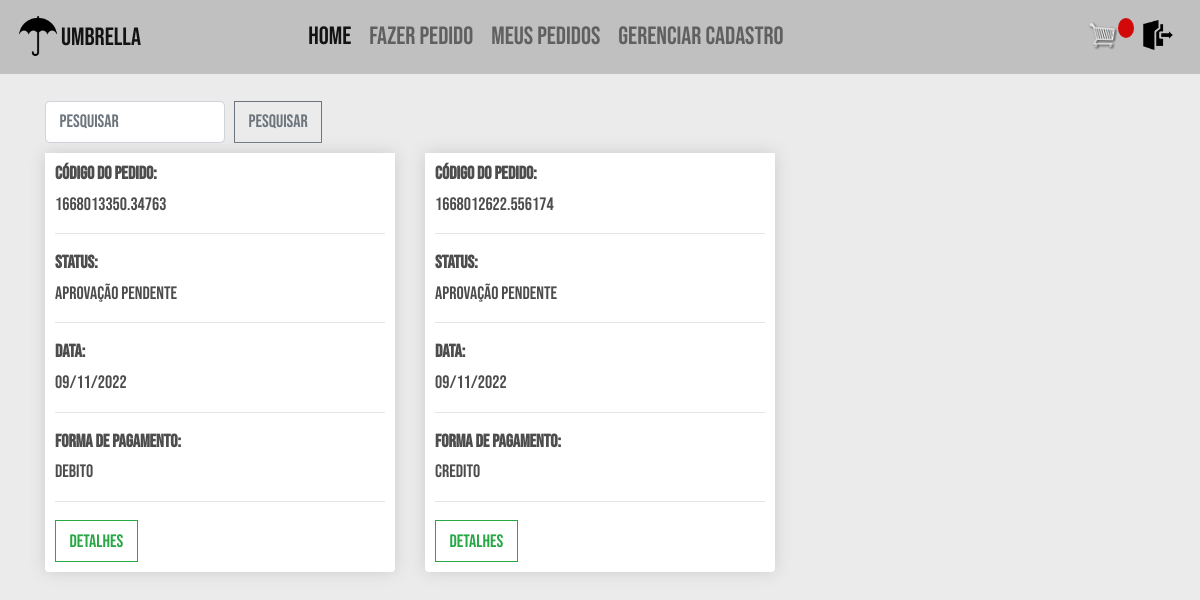
The page /meus_pedidos/ (signed in) on the database as committed earlier.
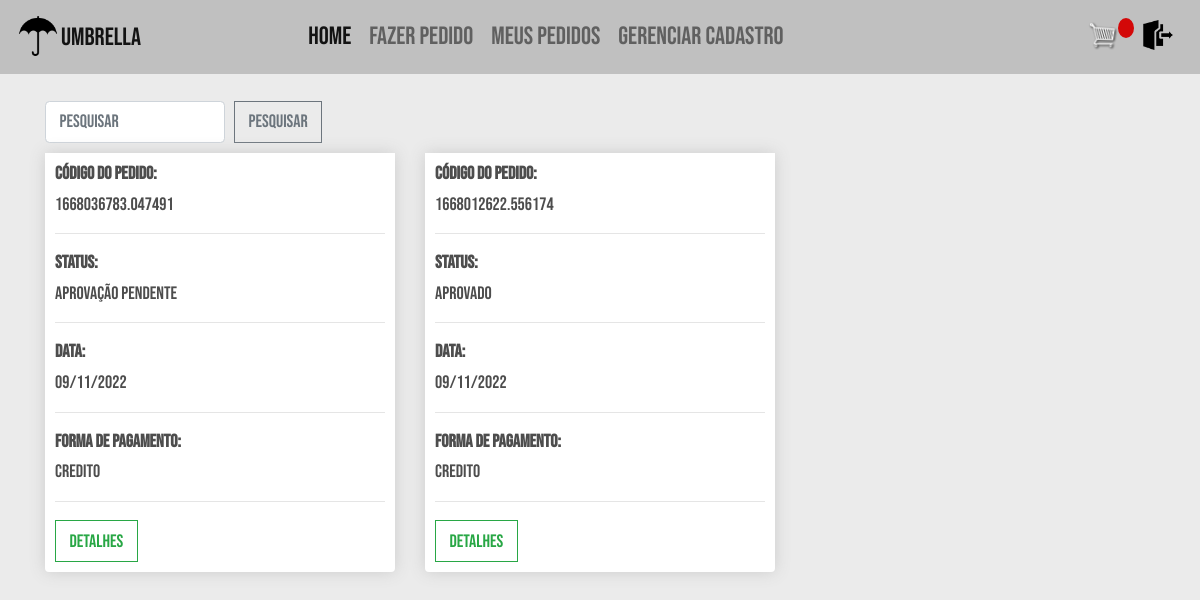
The same page on the database as committed later.
### vendas/models.py (models this page shows, shortened)
class Pedido(models.Model):
    cod_pedido = models.CharField(
        _("código do pedido"), max_length=100, null=True)
    APROV_PEND = "Aprovação pendente"
    APROVADO = "Aprovado"
    ENVIADO = "Enviado"
    FINALIZADO = "Finalizado"
    opcoes_status = [
        (APROV_PEND, "Aprovacao_pendente"),
        (APROVADO, "aprovado"),
        (ENVIADO, "enviado"),
        (FINALIZADO, "finalizado"),
    ]
    status = models.CharField(choices=opcoes_status,
                              max_length=50, null=True, blank=True)
    completo = models.BooleanField(default=False)
    data = models.DateTimeField(
        _("data do pedido"), default=timezone.now, null=True, blank=True)
    subtotal = models.FloatField(
        _("valor pré-desconto do pedido"), null=True, blank=True)
    total = models.FloatField(
        _("valor total do pedido"), null=True, blank=True)
    CREDITO = "credito"
    DEBITO = "debito"
    PIX = "pix"
    BOLETO = "boleto"
    opcoes_pagamento = [
        (CREDITO, "Credito"),
        (DEBITO, "Debito"),
        (PIX, "Pix"),
        (BOLETO, "Boleto"),
    ]
    metodo_de_pagamento = models.CharField(
        choices=opcoes_pagamento, max_length=200, null=True, blank=True)
    franquia = models.ForeignKey(Franquia, verbose_name=_(
        "franquia"), on_delete=models.SET_NULL, null=True, blank=True)
    loja = models.ForeignKey(Loja, verbose_name=_(
        "loja"), on_delete=models.SET_NULL, null=True, blank=True)
    revendedor = models.ForeignKey(Revendedor, verbose_name=_(
        "revendedor"), on_delete=models.SET_NULL, null=True, blank=True)

### vendas/views.py (the view, shortened to what this page needs)
# urls.py: path('meus_pedidos/', views.mostrarPedidos, name='meus_pedidos'),
@login_required
def mostrarPedidos(request):
    if request.user.type == 'REVENDEDOR':
        try:
            request.user.revendedor
        except:
            sweetify.error(
                request, 'Porfavor cadastre seus dados antes de fazer um pedido')
            return redirect('perfil')
        pedidos = Pedido.objects.filter(revendedor=request.user.revendedor).exclude(
            completo=False).order_by('-data')
    return render(request, "vendas/meus_pedidos.html", {'pedidos': pedidos})

### users/models.py (called while the page is built)
    def __str__(self):
        return self.email

### vendas/templates/vendas/meus_pedidos.html
{% extends 'vendas/base.html' %}
{% load static %}
{% block content %}
	<form class="form-inline" action="{% url 'pesquisa_pedidos' %}" method="get">
		<input class="form-control mr-sm-2" name="q" type="search" placeholder="Pesquisar" aria-label="Pesquisar">
		<button class="btn btn-outline-secondary my-2 my-sm-0" type="submit">Pesquisar</button>
  	</form>
	<div class="row">
		{% if not pedidos %}
		<h2><strong>Nenhum pedido encontrado</strong></h2>
		{% else %}
			{% for pedido in pedidos %}
				<div class="col-lg-4">
					<div class="box-element product">
						<h6><strong>Código do Pedido:</strong></h6>
						<h6>{{pedido.cod_pedido}}</h6>
						<hr>
						<h6><strong>Status:</strong></h6>
						<h6>{{pedido.status}}</h6>
						<hr>
						<h6><strong>Data:</strong></h6>
						<h6>{{pedido.data|date:"d/m/Y" }}</h6>
						<hr>
						<h6><strong>Forma de pagamento:</strong></h6>
						<h6>{{pedido.metodo_de_pagamento}}</h6>
						<hr>
						<a class="btn btn-outline-success" href="{% url 'detalhe_pedido' pedido.id %}">Detalhes</a>
					</div>
				</div>
			{% endfor %}
		{% endif %}
	</div>
{% endblock content %}

Rows that differ between the two databases and show on the page:
no longer on this page (row edited): Pedido: cod_pedido "1668013350.34763", status "Aprovação pendente", data "09/11/2022", metodo_de_pagamento "debito"
now on this page (row edited): Pedido: cod_pedido "1668036783.047491", status "Aprovação pendente", data "09/11/2022", metodo_de_pagamento "credito"
changed Pedido: status "Aprovação pendente" → "APROVADO"
